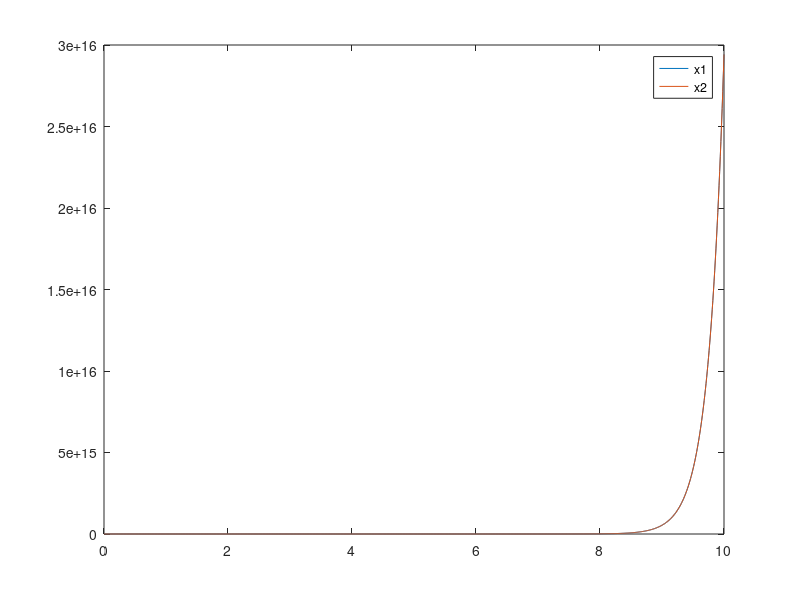
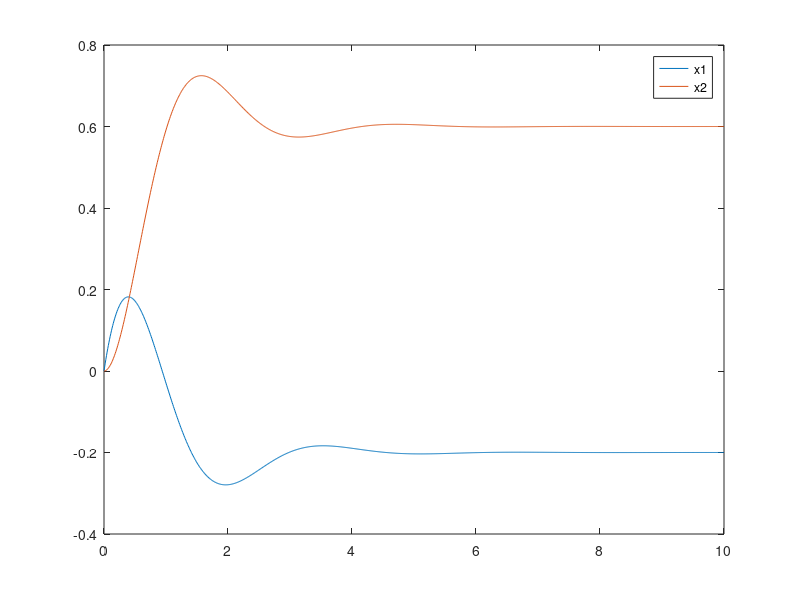
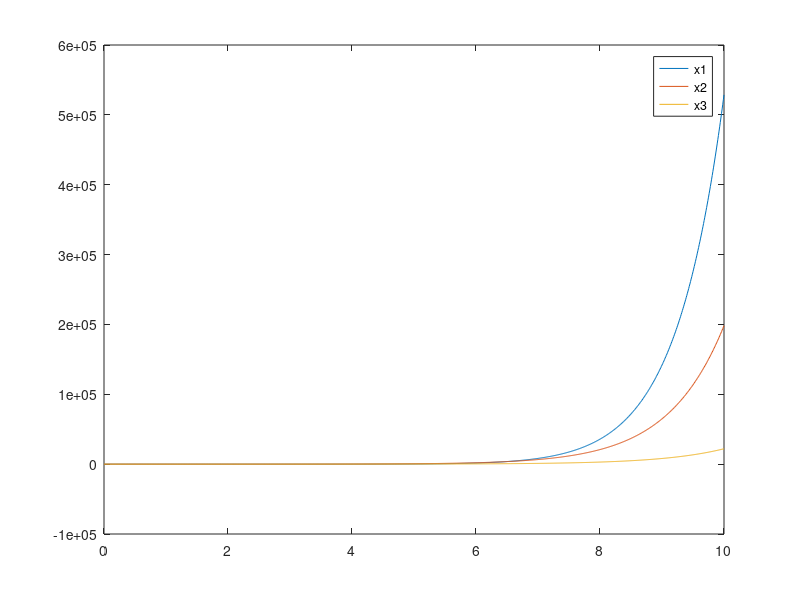
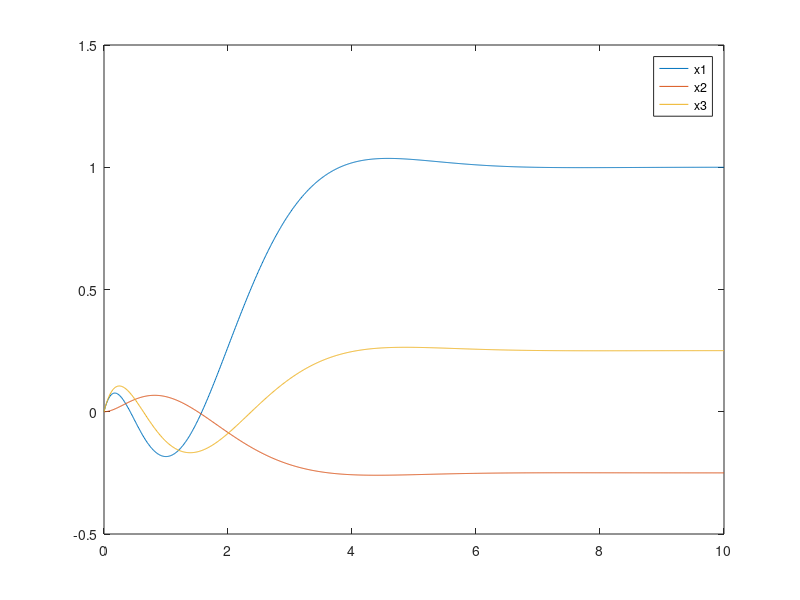

Here is the MATLAB script that generated these plots, in order:
%% Question 1
% System and pole definition
A = [ 1 3 ;
      3 1 ];
B = [ 1 ;
      0 ];
poles = [-1+2i -1-2i];

% Using place
gains_place = place(A,B,poles);
% gains_place =
% 4.0000    5.6667

% Using Acker
gains_acker = acker(A,B,poles);
% gains_acker =
% 4.0000    5.6667

% lsim the systems
sys_orig = ss(A,B,[1 0],0);
sys_modi = ss(A-B*gains_place,B,[1 0],0);
t = 0:.01:10;
u = t >= 0;

[~,~,xs] = lsim(sys_orig, u,t);
plot(t,xs);
legend("x1", "x2");
saveas(gcf, "images/p1_original_system.png");

[~,~,xs] = lsim(sys_modi, u,t);
plot(t,xs);
legend("x1", "x2");
saveas(gcf, "images/p1_modified_system.png");

%% Question 2
% System and pole definition

A = [ 1 1 -2 ;
      0 1  1 ;
      0 0  1];
B = [ 1 ;
      0 ;
      1];
poles = [-2 -1+i -1-i];

% Using place
gains_place = place(A,B,poles);
gains_place
% gains_place =
% 15.0000   47.0000   -8.0000



% Using Acker
gains_acker = acker(A,B,poles);
gains_acker

% gains_acker =
% 15    47    -8


% lsim the systems
sys_orig = ss(A,B,[1 0 0],0);
sys_modi = ss(A-B*gains_place,B,[1 0 0],0);
t = 0:.01:10;
u = t >= 0;

[~,~,xs] = lsim(sys_orig, u,t);
plot(t,xs);
legend("x1","x2","x3");
saveas(gcf, "images/p2_original_system.png");

[~,~,xs] = lsim(sys_modi, u,t);
plot(t,xs);
legend("x1","x2","x3");
saveas(gcf, "images/p2_modified_system.png");
